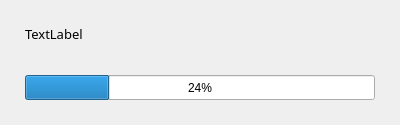
<?xml version="1.0" encoding="UTF-8"?>
<ui version="4.0">
 <class>MainWindow</class>
 <widget class="QMainWindow" name="MainWindow">
  <property name="geometry">
   <rect>
    <x>0</x>
    <y>0</y>
    <width>400</width>
    <height>125</height>
   </rect>
  </property>
  <property name="windowTitle">
   <string>ProgressBar</string>
  </property>
  <widget class="QWidget" name="centralwidget">
   <widget class="QProgressBar" name="progressBar">
    <property name="geometry">
     <rect>
      <x>25</x>
      <y>75</y>
      <width>350</width>
      <height>25</height>
     </rect>
    </property>
    <property name="value">
     <number>24</number>
    </property>
   </widget>
   <widget class="QLabel" name="titleLabel">
    <property name="geometry">
     <rect>
      <x>25</x>
      <y>25</y>
      <width>350</width>
      <height>25</height>
     </rect>
    </property>
    <property name="font">
     <font>
      <family>굴림</family>
      <pointsize>10</pointsize>
     </font>
    </property>
    <property name="text">
     <string>TextLabel</string>
    </property>
    <property name="textFormat">
     <enum>Qt::PlainText</enum>
    </property>
    <property name="alignment">
     <set>Qt::AlignLeading|Qt::AlignLeft|Qt::AlignTop</set>
    </property>
   </widget>
  </widget>
 </widget>
 <resources/>
 <connections/>
</ui>
